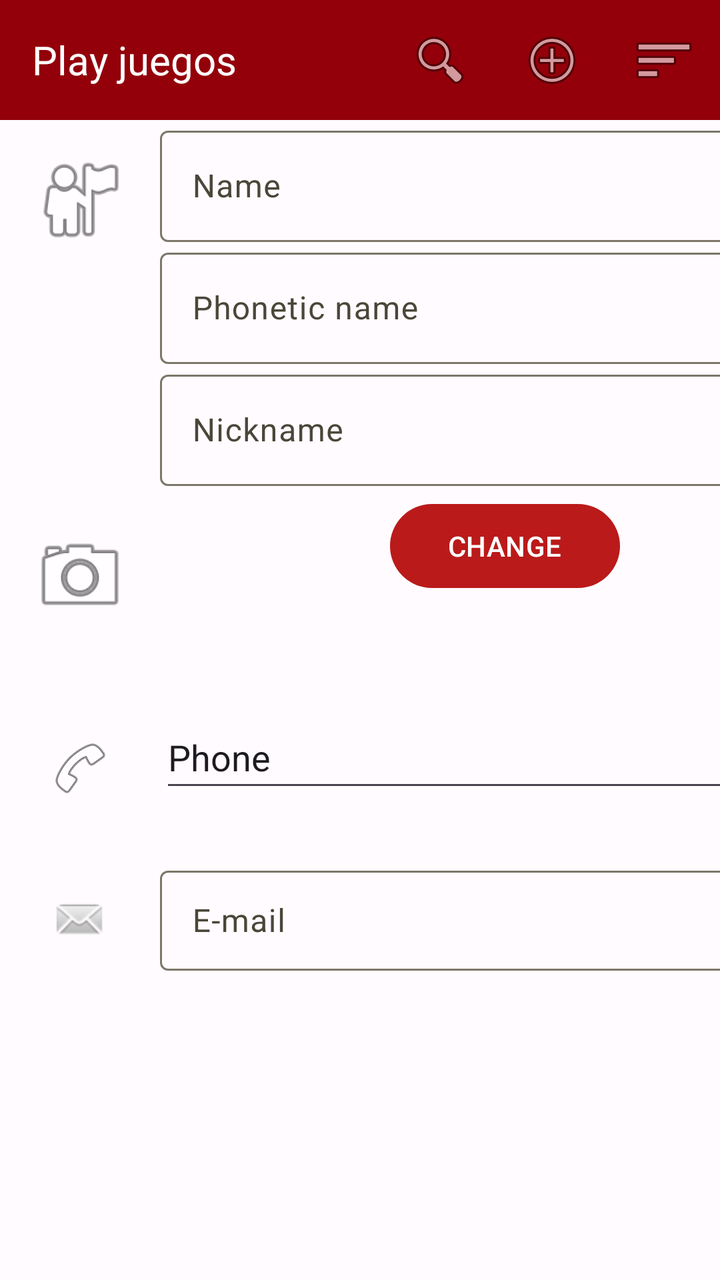
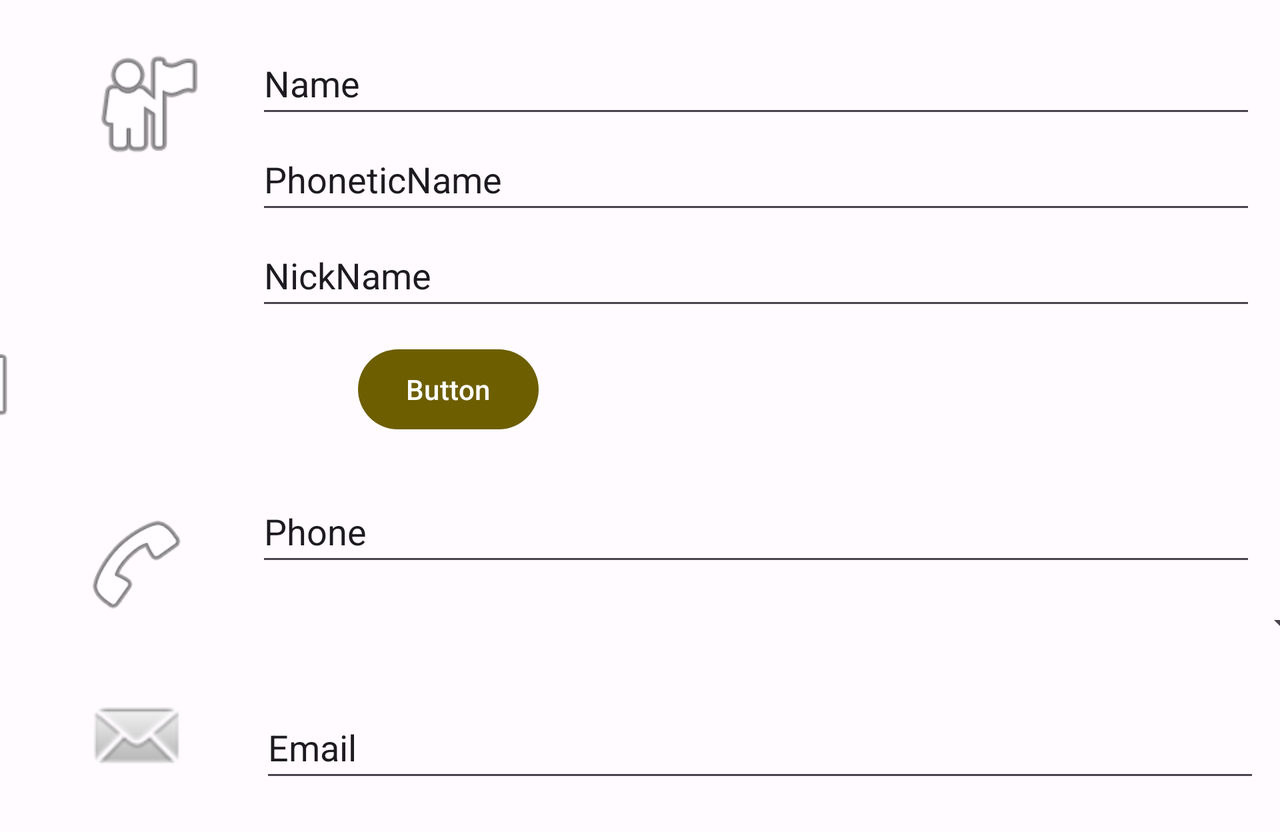

One screen, two layout resources from the same app: the default and the repository's alternative for another configuration. Each is rendered where Android would select it; the XML of both is given below.
<!-- AndroidManifest.xml: application theme tema -->
<!-- res/layout/newplayer.xml -->
<?xml version="1.0" encoding="utf-8"?>
<ScrollView
    xmlns:android="http://schemas.android.com/apk/res/android"
    xmlns:app="http://schemas.android.com/apk/res-auto"
    xmlns:tools="http://schemas.android.com/tools"
    android:layout_width="match_parent"
    android:layout_height="match_parent"
    android:layout_weight="1"
     >

    <TableLayout
        android:layout_width="match_parent"
        android:layout_height="wrap_content">

        <TableRow
            android:layout_width="0dp"
            android:layout_height="0dp">

            <androidx.appcompat.widget.Toolbar
                android:id="@+id/toolbar"
                android:layout_width="0dp"
                android:layout_height="wrap_content"
                android:layout_weight="1"
                android:background="@color/md_theme_dark_errorContainer"
                android:minHeight="60dp">

                <TextView
                    android:layout_width="wrap_content"
                    android:layout_height="wrap_content"
                    android:text="Play juegos"
                    android:textColor="#FFFFFF"
                    android:textSize="20dp"></TextView>

                <ImageButton
                    android:id="@+id/imageButton4"
                    android:layout_width="wrap_content"
                    android:layout_height="wrap_content"
                    android:layout_gravity="right"
                    android:backgroundTint="#00FFFFFF"
                    app:srcCompat="@android:drawable/ic_menu_sort_by_size" />

                <ImageButton
                    android:id="@+id/imageButton"
                    android:layout_width="wrap_content"
                    android:layout_height="wrap_content"
                    android:layout_gravity="right"
                    android:backgroundTint="#00FFFFFF"
                    app:srcCompat="@android:drawable/ic_menu_add" />

                <ImageButton
                    android:id="@+id/imageButton3"
                    android:layout_width="wrap_content"
                    android:layout_height="wrap_content"
                    android:layout_gravity="right"
                    android:backgroundTint="#00FFFFFF"
                    app:srcCompat="@android:drawable/ic_menu_search" />


            </androidx.appcompat.widget.Toolbar>


        </TableRow>

        <TableRow
            android:layout_width="match_parent"
            android:layout_height="wrap_content">

            <ImageView
                android:id="@+id/imageView8"
                android:layout_width="50dp"
                android:layout_height="50dp"
                app:srcCompat="@android:drawable/ic_menu_myplaces"
                android:layout_margin="15dp"/>

            <LinearLayout
                android:layout_width="match_parent"
                android:layout_height="wrap_content"
                android:orientation="vertical">

                <com.google.android.material.textfield.TextInputLayout
                    android:layout_width="match_parent"
                    android:layout_height="wrap_content">

                    <com.google.android.material.textfield.TextInputEditText
                        android:id="@+id/editTextText3"
                        android:layout_width="match_parent"
                        android:layout_height="wrap_content"
                        android:ems="10"
                        android:inputType="text"
                        android:hint="Name" />

                </com.google.android.material.textfield.TextInputLayout>

                <com.google.android.material.textfield.TextInputLayout
                    android:layout_width="match_parent"
                    android:layout_height="wrap_content">

                    <com.google.android.material.textfield.TextInputEditText
                        android:id="@+id/editTextText4"
                        android:layout_width="match_parent"
                        android:layout_height="wrap_content"
                        android:ems="10"
                        android:inputType="text"
                        android:hint="Phonetic name" />

                </com.google.android.material.textfield.TextInputLayout>

                <com.google.android.material.textfield.TextInputLayout
                    android:layout_width="match_parent"
                    android:layout_height="wrap_content">

                    <com.google.android.material.textfield.TextInputEditText
                        android:id="@+id/editTextText5"
                        android:layout_width="310dp"
                        android:layout_height="wrap_content"
                        android:ems="10"
                        android:inputType="text"
                        android:hint="Nickname" />

                </com.google.android.material.textfield.TextInputLayout>

            </LinearLayout>

        </TableRow>

        <TableRow
            android:layout_width="match_parent"
            android:layout_height="match_parent"
            android:layout_marginTop="5dp">

            <ImageView
                android:id="@+id/imageView11"
                android:layout_width="50dp"
                android:layout_height="50dp"
                android:layout_margin="15dp"
                app:srcCompat="@android:drawable/ic_menu_camera" />

            <ImageView
                android:id="@+id/imageView4"
                android:layout_width="0dp"
                android:layout_height="100dp"
                android:layout_weight="1"
                app:srcCompat="@mipmap/ic_launcher" />

                <Button
                    android:id="@+id/button6"
                    android:layout_width="0dp"
                    android:layout_height="50dp"
                    android:layout_weight="1"
                    android:text="CHANGE"
                    android:layout_marginRight="50dp"
                    style="@style/estiloBoton"
                    />

        </TableRow>

        <TableRow
            android:layout_width="match_parent"
            android:layout_height="match_parent"
            android:layout_marginTop="5dp">
            <ImageView
                android:id="@+id/imageView"
                android:layout_width="wrap_content"
                android:layout_height="wrap_content"
                app:srcCompat="@android:drawable/ic_menu_call"
                android:layout_margin="15dp"/>

            <LinearLayout
                android:orientation="vertical"
                android:layout_width="match_parent"
                android:layout_height="wrap_content">

                <EditText
                    android:id="@+id/telefono"
                    android:layout_width="match_parent"
                    android:layout_height="48dp"
                    android:ems="10"
                    android:inputType="text"
                    android:text="Phone"
                    />

                <Spinner
                    android:id="@+id/spinner"
                    android:layout_width="match_parent"
                    android:layout_height="wrap_content"
                    android:layout_gravity=""/>

            </LinearLayout>


        </TableRow>

        <TableRow
            android:layout_width="match_parent"
            android:layout_height="match_parent"
            android:layout_marginTop="5dp">

            <ImageView
                android:id="@+id/imageView3"
                android:layout_width="wrap_content"
                android:layout_height="wrap_content"
                app:srcCompat="@android:drawable/sym_action_email"
                android:layout_margin="15dp"/>

<com.google.android.material.textfield.TextInputLayout
    android:layout_width="match_parent"
    android:layout_height="wrap_content">


    <com.google.android.material.textfield.TextInputEditText
        android:id="@+id/editTextText7"
        android:layout_width="match_parent"
        android:layout_height="50dp"
        android:ems="10"
        android:inputType="text"
        android:hint="E-mail" />

</com.google.android.material.textfield.TextInputLayout>


        </TableRow>
    </TableLayout>
</ScrollView>
<!-- resources referenced by this layout -->
<resources>
  <color name="md_theme_dark_errorContainer">#93000A</color>
  <style name="estiloBoton">
          <item name="backgroundTint">@color/md_theme_light_error</item>
      </style>
  <style name="tema" parent="Theme.Material3.Light.NoActionBar">
          <item name="colorPrimary">@color/md_theme_light_primary</item>
          <item name="colorOnPrimary">@color/md_theme_light_onPrimary</item>
          <item name="colorPrimaryContainer">@color/md_theme_light_primaryContainer</item>
          <item name="colorOnPrimaryContainer">@color/md_theme_light_onPrimaryContainer</item>
          <item name="colorSecondary">@color/md_theme_light_secondary</item>
          <item name="colorOnSecondary">@color/md_theme_light_onSecondary</item>
          <item name="colorSecondaryContainer">@color/md_theme_light_secondaryContainer</item>
          <item name="colorOnSecondaryContainer">@color/md_theme_light_onSecondaryContainer</item>
          <item name="colorTertiary">@color/md_theme_light_tertiary</item>
          <item name="colorOnTertiary">@color/md_theme_light_onTertiary</item>
          <item name="colorTertiaryContainer">@color/md_theme_light_tertiaryContainer</item>
          <item name="colorOnTertiaryContainer">@color/md_theme_light_onTertiaryContainer</item>
          <item name="colorError">@color/md_theme_light_error</item>
          <item name="colorErrorContainer">@color/md_theme_light_errorContainer</item>
          <item name="colorOnError">@color/md_theme_light_onError</item>
          <item name="colorOnErrorContainer">@color/md_theme_light_onErrorContainer</item>
          <item name="android:colorBackground">@color/md_theme_light_background</item>
          <item name="colorOnBackground">@color/md_theme_light_onBackground</item>
          <item name="colorSurface">@color/md_theme_light_surface</item>
          <item name="colorOnSurface">@color/md_theme_light_onSurface</item>
          <item name="colorSurfaceVariant">@color/md_theme_light_surfaceVariant</item>
          <item name="colorOnSurfaceVariant">@color/md_theme_light_onSurfaceVariant</item>
          <item name="colorOutline">@color/md_theme_light_outline</item>
          <item name="colorOnSurfaceInverse">@color/md_theme_light_inverseOnSurface</item>
          <item name="colorSurfaceInverse">@color/md_theme_light_inverseSurface</item>
          <item name="colorPrimaryInverse">@color/md_theme_light_inversePrimary</item>
      </style>
  <color name="md_theme_light_error">#BA1A1A</color>
  <color name="md_theme_light_primary">#6D5E00</color>
  <color name="md_theme_light_onPrimary">#FFFFFF</color>
  <color name="md_theme_light_primaryContainer">#FCE365</color>
  <color name="md_theme_light_onPrimaryContainer">#211B00</color>
  <color name="md_theme_light_secondary">#655E40</color>
  <color name="md_theme_light_onSecondary">#FFFFFF</color>
  <color name="md_theme_light_secondaryContainer">#EDE2BC</color>
  <color name="md_theme_light_onSecondaryContainer">#201C04</color>
  <color name="md_theme_light_tertiary">#42664F</color>
  <color name="md_theme_light_onTertiary">#FFFFFF</color>
  <color name="md_theme_light_tertiaryContainer">#C4ECCF</color>
  <color name="md_theme_light_onTertiaryContainer">#002110</color>
  <color name="md_theme_light_errorContainer">#FFDAD6</color>
  <color name="md_theme_light_onError">#FFFFFF</color>
  <color name="md_theme_light_onErrorContainer">#410002</color>
  <color name="md_theme_light_background">#FFFBFF</color>
  <color name="md_theme_light_onBackground">#1D1B16</color>
  <color name="md_theme_light_surface">#FFFBFF</color>
  <color name="md_theme_light_onSurface">#1D1B16</color>
  <color name="md_theme_light_surfaceVariant">#E9E2D0</color>
  <color name="md_theme_light_onSurfaceVariant">#4A4739</color>
  <color name="md_theme_light_outline">#7C7768</color>
  <color name="md_theme_light_inverseOnSurface">#F6F0E7</color>
  <color name="md_theme_light_inverseSurface">#32302A</color>
  <color name="md_theme_light_inversePrimary">#DEC64C</color>
</resources>
<!-- res/layout-land/newplayer.xml (the repository's variant of the layout above) -->
<!-- drawn on the phone turned sideways -->
<?xml version="1.0" encoding="utf-8"?>
<ScrollView
    xmlns:android="http://schemas.android.com/apk/res/android"
    xmlns:app="http://schemas.android.com/apk/res-auto"
    xmlns:tools="http://schemas.android.com/tools"
    android:layout_width="match_parent"
    android:layout_height="match_parent"
    android:layout_weight="1"
    android:contentDescription="@string/app_name"
     >

    <androidx.constraintlayout.widget.ConstraintLayout
        android:layout_width="match_parent"
        android:layout_height="match_parent">

        <ImageView
            android:id="@+id/imageView6"
            android:layout_width="68dp"
            android:layout_height="64dp"
            android:layout_marginStart="40dp"
            android:layout_marginTop="20dp"
            app:layout_constraintStart_toStartOf="parent"
            app:layout_constraintTop_toTopOf="parent"
            app:srcCompat="@android:drawable/ic_menu_myplaces" />

        <ImageView
            android:id="@+id/imageView7"
            android:layout_width="66dp"
            android:layout_height="55dp"
            android:layout_marginTop="80dp"
            android:layout_marginEnd="625dp"
            app:layout_constraintEnd_toEndOf="parent"
            app:layout_constraintTop_toBottomOf="@+id/imageView6"
            app:srcCompat="@android:drawable/ic_menu_camera" />

        <ImageView
            android:id="@+id/imageView9"
            android:layout_width="56dp"
            android:layout_height="58dp"
            android:layout_marginStart="40dp"
            android:layout_marginTop="34dp"
            app:layout_constraintStart_toStartOf="parent"
            app:layout_constraintTop_toBottomOf="@+id/imageView7"
            app:srcCompat="@android:drawable/ic_menu_call" />

        <ImageView
            android:id="@+id/imageView10"
            android:layout_width="58dp"
            android:layout_height="55dp"
            android:layout_marginStart="40dp"
            android:layout_marginTop="30dp"
            android:layout_marginBottom="20dp"
            app:layout_constraintBottom_toBottomOf="parent"
            app:layout_constraintStart_toStartOf="parent"
            app:layout_constraintTop_toBottomOf="@+id/imageView9"
            app:srcCompat="@android:drawable/sym_action_email" />

        <EditText
            android:id="@+id/editTextText2"
            android:layout_width="500dp"
            android:layout_height="48dp"
            android:layout_marginStart="20dp"
            android:layout_marginTop="16dp"
            android:ems="10"
            android:inputType="text"
            android:text="Name"
            app:layout_constraintStart_toEndOf="@+id/imageView6"
            app:layout_constraintTop_toTopOf="parent" />

        <EditText
            android:id="@+id/editTextText6"
            android:layout_width="500dp"
            android:layout_height="48dp"
            android:layout_marginStart="20dp"
            android:ems="10"
            android:inputType="text"
            android:text="PhoneticName"
            app:layout_constraintStart_toEndOf="@+id/imageView6"
            app:layout_constraintTop_toBottomOf="@+id/editTextText2" />

        <EditText
            android:id="@+id/editTextText8"
            android:layout_width="500dp"
            android:layout_height="48dp"
            android:layout_marginStart="20dp"
            android:ems="10"
            android:inputType="text"
            android:text="NickName"
            app:layout_constraintStart_toEndOf="@+id/imageView6"
            app:layout_constraintTop_toBottomOf="@+id/editTextText6" />

        <ImageView
            android:id="@+id/imageView12"
            android:layout_width="128dp"
            android:layout_height="61dp"
            android:layout_marginStart="20dp"
            app:layout_constraintBottom_toBottomOf="parent"
            app:layout_constraintStart_toEndOf="@+id/imageView7"
            app:layout_constraintTop_toTopOf="parent"
            app:layout_constraintVertical_bias="0.461"
            app:srcCompat="@mipmap/ic_launcher" />

        <Button
            android:id="@+id/button2"
            android:layout_width="wrap_content"
            android:layout_height="wrap_content"
            android:layout_marginStart="16dp"
            android:text="Button"
            app:layout_constraintBottom_toBottomOf="parent"
            app:layout_constraintStart_toEndOf="@+id/imageView12"
            app:layout_constraintTop_toTopOf="parent"
            app:layout_constraintVertical_bias="0.464" />

        <EditText
            android:id="@+id/editTextText9"
            android:layout_width="500dp"
            android:layout_height="48dp"
            android:layout_marginStart="32dp"
            android:layout_marginTop="240dp"
            android:ems="10"
            android:inputType="text"
            android:text="Phone"
            app:layout_constraintStart_toEndOf="@+id/imageView9"
            app:layout_constraintTop_toTopOf="parent" />

        <EditText
            android:id="@+id/editTextText10"
            android:layout_width="500dp"
            android:layout_height="48dp"
            android:layout_marginStart="32dp"
            android:layout_marginBottom="20dp"
            android:ems="10"
            android:inputType="text"
            android:text="Email"
            app:layout_constraintBottom_toBottomOf="parent"
            app:layout_constraintStart_toEndOf="@+id/imageView10" />

        <Spinner
            android:id="@+id/spinner"
            android:layout_width="538dp"
            android:layout_height="48dp"
            android:layout_marginStart="32dp"
            app:layout_constraintStart_toEndOf="@+id/imageView9"
            app:layout_constraintTop_toBottomOf="@+id/editTextText9" />

    </androidx.constraintlayout.widget.ConstraintLayout>
</ScrollView>
<!-- resources referenced by the variant -->
<!-- as the phone turned sideways resolves them -->
<resources>
  <string name="app_name">Practica1</string>
  <style name="tema" parent="Theme.Material3.Light.NoActionBar">
          <item name="colorPrimary">@color/md_theme_light_primary</item>
          <item name="colorOnPrimary">@color/md_theme_light_onPrimary</item>
          <item name="colorPrimaryContainer">@color/md_theme_light_primaryContainer</item>
          <item name="colorOnPrimaryContainer">@color/md_theme_light_onPrimaryContainer</item>
          <item name="colorSecondary">@color/md_theme_light_secondary</item>
          <item name="colorOnSecondary">@color/md_theme_light_onSecondary</item>
          <item name="colorSecondaryContainer">@color/md_theme_light_secondaryContainer</item>
          <item name="colorOnSecondaryContainer">@color/md_theme_light_onSecondaryContainer</item>
          <item name="colorTertiary">@color/md_theme_light_tertiary</item>
          <item name="colorOnTertiary">@color/md_theme_light_onTertiary</item>
          <item name="colorTertiaryContainer">@color/md_theme_light_tertiaryContainer</item>
          <item name="colorOnTertiaryContainer">@color/md_theme_light_onTertiaryContainer</item>
          <item name="colorError">@color/md_theme_light_error</item>
          <item name="colorErrorContainer">@color/md_theme_light_errorContainer</item>
          <item name="colorOnError">@color/md_theme_light_onError</item>
          <item name="colorOnErrorContainer">@color/md_theme_light_onErrorContainer</item>
          <item name="android:colorBackground">@color/md_theme_light_background</item>
          <item name="colorOnBackground">@color/md_theme_light_onBackground</item>
          <item name="colorSurface">@color/md_theme_light_surface</item>
          <item name="colorOnSurface">@color/md_theme_light_onSurface</item>
          <item name="colorSurfaceVariant">@color/md_theme_light_surfaceVariant</item>
          <item name="colorOnSurfaceVariant">@color/md_theme_light_onSurfaceVariant</item>
          <item name="colorOutline">@color/md_theme_light_outline</item>
          <item name="colorOnSurfaceInverse">@color/md_theme_light_inverseOnSurface</item>
          <item name="colorSurfaceInverse">@color/md_theme_light_inverseSurface</item>
          <item name="colorPrimaryInverse">@color/md_theme_light_inversePrimary</item>
      </style>
  <color name="md_theme_light_primary">#6D5E00</color>
  <color name="md_theme_light_onPrimary">#FFFFFF</color>
  <color name="md_theme_light_primaryContainer">#FCE365</color>
  <color name="md_theme_light_onPrimaryContainer">#211B00</color>
  <color name="md_theme_light_secondary">#655E40</color>
  <color name="md_theme_light_onSecondary">#FFFFFF</color>
  <color name="md_theme_light_secondaryContainer">#EDE2BC</color>
  <color name="md_theme_light_onSecondaryContainer">#201C04</color>
  <color name="md_theme_light_tertiary">#42664F</color>
  <color name="md_theme_light_onTertiary">#FFFFFF</color>
  <color name="md_theme_light_tertiaryContainer">#C4ECCF</color>
  <color name="md_theme_light_onTertiaryContainer">#002110</color>
  <color name="md_theme_light_error">#BA1A1A</color>
  <color name="md_theme_light_errorContainer">#FFDAD6</color>
  <color name="md_theme_light_onError">#FFFFFF</color>
  <color name="md_theme_light_onErrorContainer">#410002</color>
  <color name="md_theme_light_background">#FFFBFF</color>
  <color name="md_theme_light_onBackground">#1D1B16</color>
  <color name="md_theme_light_surface">#FFFBFF</color>
  <color name="md_theme_light_onSurface">#1D1B16</color>
  <color name="md_theme_light_surfaceVariant">#E9E2D0</color>
  <color name="md_theme_light_onSurfaceVariant">#4A4739</color>
  <color name="md_theme_light_outline">#7C7768</color>
  <color name="md_theme_light_inverseOnSurface">#F6F0E7</color>
  <color name="md_theme_light_inverseSurface">#32302A</color>
  <color name="md_theme_light_inversePrimary">#DEC64C</color>
</resources>
